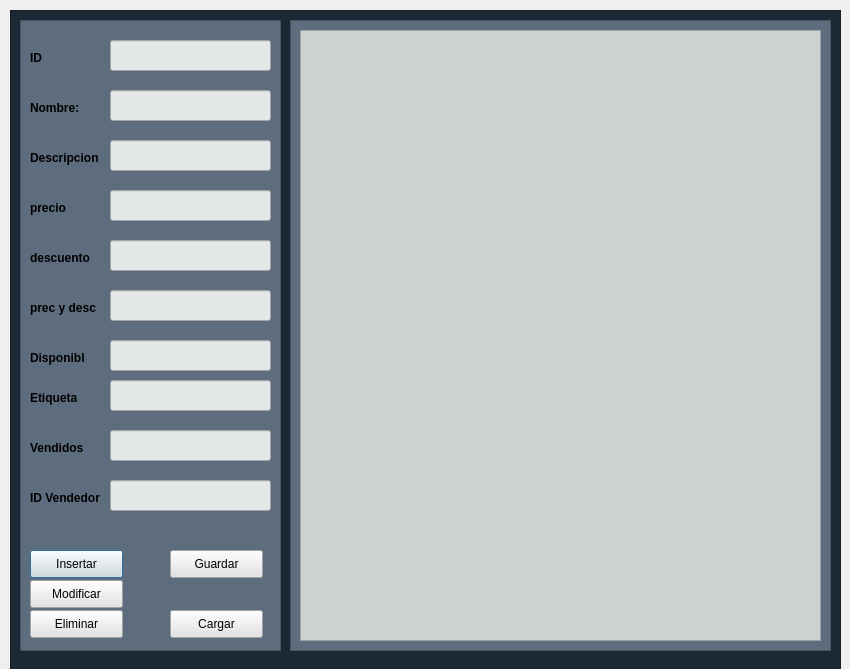
<?xml version="1.0" encoding="UTF-8"?>
<ui version="4.0">
 <class>Dialog</class>
 <widget class="QDialog" name="Dialog">
  <property name="geometry">
   <rect>
    <x>0</x>
    <y>0</y>
    <width>850</width>
    <height>669</height>
   </rect>
  </property>
  <property name="windowTitle">
   <string>Dialog</string>
  </property>
  <widget class="QFrame" name="frame">
   <property name="geometry">
    <rect>
     <x>10</x>
     <y>10</y>
     <width>831</width>
     <height>661</height>
    </rect>
   </property>
   <property name="styleSheet">
    <string notr="true">background-color: rgb(28, 40, 51);</string>
   </property>
   <property name="frameShape">
    <enum>QFrame::StyledPanel</enum>
   </property>
   <property name="frameShadow">
    <enum>QFrame::Raised</enum>
   </property>
   <widget class="QFrame" name="frame_2">
    <property name="geometry">
     <rect>
      <x>10</x>
      <y>10</y>
      <width>261</width>
      <height>631</height>
     </rect>
    </property>
    <property name="styleSheet">
     <string notr="true">QFrame{
	
	background-color: rgb(93, 109, 126 );
	
}

QLabel{
	
background-color: rgb(93,109,126);
	
	border: 0px solid black;
	font-weight: bold;
}
QLineEdit{
	background-color: rgb(229, 232, 232);
}
QPushButton{
background-color:white;
border-top-left-radus: 20px;
border-bottom-left-radus: 20px;
color: black;
font: 77 10pt &quot;Arial Black&quot;;
}
QPushButton:hover{
	background-color: rgb(171, 178, 185);
font: 87 12pt &quot;Arial Black&quot;;

}</string>
    </property>
    <property name="frameShape">
     <enum>QFrame::StyledPanel</enum>
    </property>
    <property name="frameShadow">
     <enum>QFrame::Raised</enum>
    </property>
    <widget class="QLabel" name="label">
     <property name="geometry">
      <rect>
       <x>10</x>
       <y>30</y>
       <width>55</width>
       <height>16</height>
      </rect>
     </property>
     <property name="text">
      <string>ID</string>
     </property>
    </widget>
    <widget class="QLabel" name="label_2">
     <property name="geometry">
      <rect>
       <x>10</x>
       <y>80</y>
       <width>55</width>
       <height>16</height>
      </rect>
     </property>
     <property name="text">
      <string>Nombre:</string>
     </property>
    </widget>
    <widget class="QLabel" name="label_3">
     <property name="geometry">
      <rect>
       <x>10</x>
       <y>130</y>
       <width>71</width>
       <height>16</height>
      </rect>
     </property>
     <property name="text">
      <string>Descripcion</string>
     </property>
    </widget>
    <widget class="QLabel" name="label_4">
     <property name="geometry">
      <rect>
       <x>10</x>
       <y>180</y>
       <width>71</width>
       <height>16</height>
      </rect>
     </property>
     <property name="text">
      <string>precio</string>
     </property>
    </widget>
    <widget class="QLabel" name="label_5">
     <property name="geometry">
      <rect>
       <x>10</x>
       <y>230</y>
       <width>71</width>
       <height>16</height>
      </rect>
     </property>
     <property name="text">
      <string>descuento</string>
     </property>
    </widget>
    <widget class="QLabel" name="label_6">
     <property name="geometry">
      <rect>
       <x>10</x>
       <y>280</y>
       <width>71</width>
       <height>16</height>
      </rect>
     </property>
     <property name="text">
      <string>prec y desc</string>
     </property>
    </widget>
    <widget class="QLabel" name="label_7">
     <property name="geometry">
      <rect>
       <x>10</x>
       <y>330</y>
       <width>55</width>
       <height>16</height>
      </rect>
     </property>
     <property name="text">
      <string>Disponible</string>
     </property>
    </widget>
    <widget class="QPushButton" name="pushButtonInsertarp">
     <property name="geometry">
      <rect>
       <x>10</x>
       <y>530</y>
       <width>93</width>
       <height>28</height>
      </rect>
     </property>
     <property name="styleSheet">
      <string notr="true">background-color: rgb(227, 227, 227);</string>
     </property>
     <property name="text">
      <string>Insertar</string>
     </property>
    </widget>
    <widget class="QPushButton" name="pushButtonActualizarp">
     <property name="geometry">
      <rect>
       <x>10</x>
       <y>560</y>
       <width>93</width>
       <height>28</height>
      </rect>
     </property>
     <property name="styleSheet">
      <string notr="true">background-color: rgb(227, 227, 227);</string>
     </property>
     <property name="text">
      <string>Modificar</string>
     </property>
    </widget>
    <widget class="QPushButton" name="pushButtonEliminarp">
     <property name="geometry">
      <rect>
       <x>10</x>
       <y>590</y>
       <width>93</width>
       <height>28</height>
      </rect>
     </property>
     <property name="styleSheet">
      <string notr="true">background-color: rgb(227, 227, 227);</string>
     </property>
     <property name="text">
      <string>Eliminar</string>
     </property>
    </widget>
    <widget class="QLabel" name="label_8">
     <property name="geometry">
      <rect>
       <x>10</x>
       <y>370</y>
       <width>55</width>
       <height>16</height>
      </rect>
     </property>
     <property name="text">
      <string>Etiqueta</string>
     </property>
    </widget>
    <widget class="QLabel" name="label_9">
     <property name="geometry">
      <rect>
       <x>10</x>
       <y>420</y>
       <width>55</width>
       <height>16</height>
      </rect>
     </property>
     <property name="text">
      <string>Vendidos</string>
     </property>
    </widget>
    <widget class="QLineEdit" name="lineEditEtip">
     <property name="geometry">
      <rect>
       <x>90</x>
       <y>360</y>
       <width>161</width>
       <height>31</height>
      </rect>
     </property>
    </widget>
    <widget class="QLineEdit" name="lineEditIdp">
     <property name="geometry">
      <rect>
       <x>90</x>
       <y>20</y>
       <width>161</width>
       <height>31</height>
      </rect>
     </property>
     <property name="styleSheet">
      <string notr="true"/>
     </property>
    </widget>
    <widget class="QLineEdit" name="lineEditNomp">
     <property name="geometry">
      <rect>
       <x>90</x>
       <y>70</y>
       <width>161</width>
       <height>31</height>
      </rect>
     </property>
    </widget>
    <widget class="QLineEdit" name="lineEditDescp">
     <property name="geometry">
      <rect>
       <x>90</x>
       <y>120</y>
       <width>161</width>
       <height>31</height>
      </rect>
     </property>
    </widget>
    <widget class="QLineEdit" name="lineEditPrecp">
     <property name="geometry">
      <rect>
       <x>90</x>
       <y>170</y>
       <width>161</width>
       <height>31</height>
      </rect>
     </property>
    </widget>
    <widget class="QLineEdit" name="lineEditdescup">
     <property name="geometry">
      <rect>
       <x>90</x>
       <y>220</y>
       <width>161</width>
       <height>31</height>
      </rect>
     </property>
    </widget>
    <widget class="QLineEdit" name="lineEditdescu2p">
     <property name="geometry">
      <rect>
       <x>90</x>
       <y>270</y>
       <width>161</width>
       <height>31</height>
      </rect>
     </property>
    </widget>
    <widget class="QLineEdit" name="lineEditDispop">
     <property name="geometry">
      <rect>
       <x>90</x>
       <y>320</y>
       <width>161</width>
       <height>31</height>
      </rect>
     </property>
    </widget>
    <widget class="QLineEdit" name="lineEditVendp">
     <property name="geometry">
      <rect>
       <x>90</x>
       <y>410</y>
       <width>161</width>
       <height>31</height>
      </rect>
     </property>
    </widget>
    <widget class="QPushButton" name="pushButtonGuardarP">
     <property name="geometry">
      <rect>
       <x>150</x>
       <y>530</y>
       <width>93</width>
       <height>28</height>
      </rect>
     </property>
     <property name="styleSheet">
      <string notr="true">background-color: rgb(227, 227, 227);</string>
     </property>
     <property name="text">
      <string>Guardar</string>
     </property>
    </widget>
    <widget class="QPushButton" name="pushButtonCargarP">
     <property name="geometry">
      <rect>
       <x>150</x>
       <y>590</y>
       <width>93</width>
       <height>28</height>
      </rect>
     </property>
     <property name="styleSheet">
      <string notr="true">background-color: rgb(227, 227, 227);</string>
     </property>
     <property name="text">
      <string>Cargar</string>
     </property>
    </widget>
    <widget class="QLabel" name="label_10">
     <property name="geometry">
      <rect>
       <x>10</x>
       <y>470</y>
       <width>81</width>
       <height>16</height>
      </rect>
     </property>
     <property name="text">
      <string>ID Vendedor</string>
     </property>
    </widget>
    <widget class="QLineEdit" name="lineEditVendedor">
     <property name="geometry">
      <rect>
       <x>90</x>
       <y>460</y>
       <width>161</width>
       <height>31</height>
      </rect>
     </property>
    </widget>
   </widget>
   <widget class="QFrame" name="frame_3">
    <property name="geometry">
     <rect>
      <x>280</x>
      <y>10</y>
      <width>541</width>
      <height>631</height>
     </rect>
    </property>
    <property name="styleSheet">
     <string notr="true">background-color: rgb(93, 109, 126 );</string>
    </property>
    <property name="frameShape">
     <enum>QFrame::StyledPanel</enum>
    </property>
    <property name="frameShadow">
     <enum>QFrame::Raised</enum>
    </property>
    <widget class="QTableWidget" name="tableWidgetProd">
     <property name="geometry">
      <rect>
       <x>10</x>
       <y>10</y>
       <width>521</width>
       <height>611</height>
      </rect>
     </property>
     <property name="styleSheet">
      <string notr="true">background-color: rgb(204, 209, 209 );</string>
     </property>
    </widget>
   </widget>
  </widget>
 </widget>
 <resources/>
 <connections/>
</ui>
